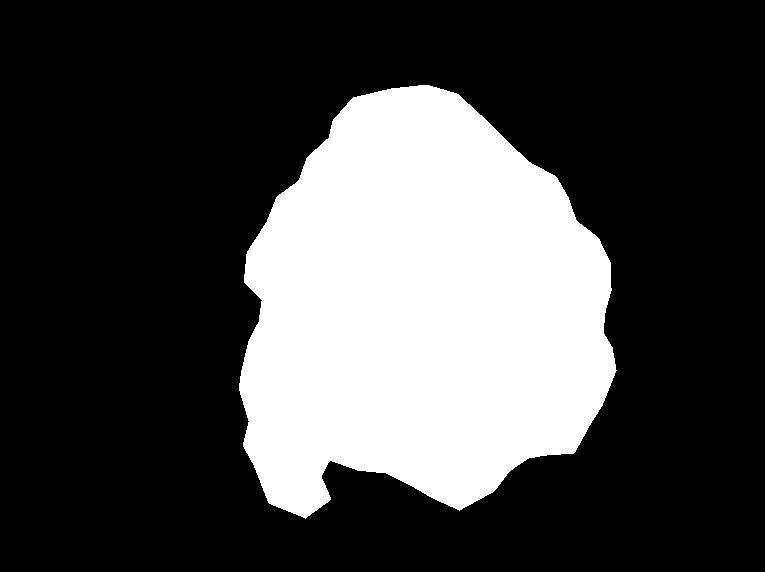
#> input picture PH2Dataset/atypical/atypical1/lesion.bmp, 765 x 572 px, found by its file name
$ python process2.py   (Python 2 division)
#> lines starting #> are read from the running program, lines starting #| are printed output that depends on the picture; after the words box and inside, x2 and y2 are one past the last pixel; in counts of white or black regions, pixels touching at a corner belong together
import cv2 as cv2
import numpy as numpy
import imutils


si = 3;
sl = ["n","a","m"]
sn = ["nevus","atypical","melonoma"]

for siii in xrange(3):
	for sxxx in range(46):
		roi = "/users/kevin/desktop/uvradiation/PH2Dataset/" + sn[siii]+ "/" + sn[siii] + str(sxxx+1) + "/lesion.bmp"
		print roi
		gray = cv2.imread(roi,0)
#> gray: shape (572, 765); 27.5% white; 1 white region, box (x1, y1, x2, y2) and area: (239, 85, 617, 519) 120276
		ratio = gray.shape[0] / 300.0
#> ratio = 1.91
		orig = gray.copy()
		image = imutils.resize(gray, height = 300)

		ret,thresh = cv2.threshold(image,127,255,0)
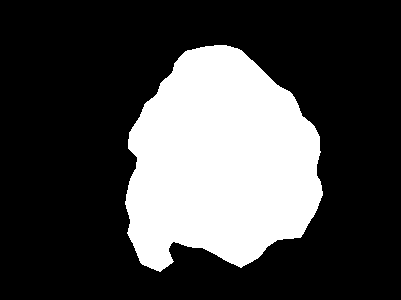
#> thresh: shape (300, 401); 27.5% white; 1 white region
		contours,hierarchy = cv2.findContours(thresh, 1, 2)
#> contours = 1 contour; box (x1, y1, x2, y2) and area: (125, 45, 323, 272) 32753

		cnt = contours[0]
#> cnt = contour of 353 points, box (x1, y1, x2, y2) (125, 45, 323, 272), area 32753
		x,y,w,h = cv2.boundingRect(cnt)
#> x = 125; y = 45; w = 198; h = 227
		print x, y, w, h
#| 125 45 198 227
		if(h > w):
			w = h;
#> w = 227
		else:
			h=w;

		if(x > y):
			x = y;
#> x = 45
		else:
			y = x;

		print x, y, w, h
#| 45 45 227 227

		cv2.rectangle(image,(x,y),(x+w,y+h),(0,255,0),2)
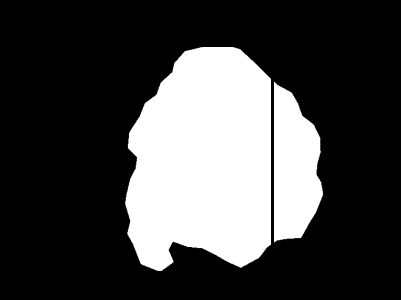
#> image: shape (300, 401); min 0, max 255, mean 69
		# e = [x y w h];
		# BW = imcrop(img,e);

		realImPath = "/users/kevin/desktop/uvradiation/PH2Dataset/" + sn[siii]+ "/" + sn[siii] + str(sxxx+1) + "/picture.bmp"
		realImage = cv2.imread(realImPath)
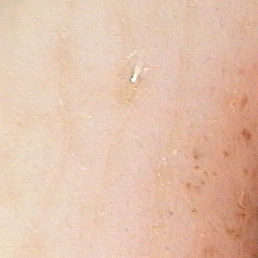
#> input picture PH2Dataset/atypical/atypical10/picture.bmp, 258 x 258 px, found by its file name
#> realImage is the input picture: shape (258, 258, 3); mean B, G, R 171.9, 193, 227
		crop_img = realImage[y:h, x:w]
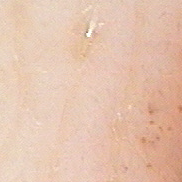
#> crop_img: shape (182, 182, 3); mean B, G, R 174.4, 194.8, 229.1
		cv2.imwrite(realImPath, crop_img)
